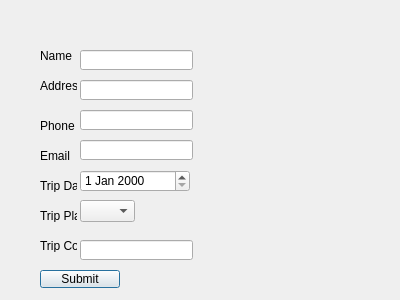
<?xml version="1.0" encoding="UTF-8"?>
<ui version="4.0">
 <class>NewTripDialog</class>
 <widget class="QDialog" name="NewTripDialog">
  <property name="geometry">
   <rect>
    <x>0</x>
    <y>0</y>
    <width>400</width>
    <height>300</height>
   </rect>
  </property>
  <property name="windowTitle">
   <string>Dialog</string>
  </property>
  <widget class="QLabel" name="label">
   <property name="geometry">
    <rect>
     <x>40</x>
     <y>50</y>
     <width>37</width>
     <height>12</height>
    </rect>
   </property>
   <property name="text">
    <string>Name</string>
   </property>
  </widget>
  <widget class="QLabel" name="label_2">
   <property name="geometry">
    <rect>
     <x>40</x>
     <y>80</y>
     <width>37</width>
     <height>12</height>
    </rect>
   </property>
   <property name="text">
    <string>Address</string>
   </property>
  </widget>
  <widget class="QLabel" name="label_3">
   <property name="geometry">
    <rect>
     <x>40</x>
     <y>120</y>
     <width>37</width>
     <height>12</height>
    </rect>
   </property>
   <property name="text">
    <string>Phone</string>
   </property>
  </widget>
  <widget class="QLabel" name="label_4">
   <property name="geometry">
    <rect>
     <x>40</x>
     <y>150</y>
     <width>37</width>
     <height>12</height>
    </rect>
   </property>
   <property name="text">
    <string>Email</string>
   </property>
  </widget>
  <widget class="QLabel" name="label_5">
   <property name="geometry">
    <rect>
     <x>40</x>
     <y>180</y>
     <width>37</width>
     <height>12</height>
    </rect>
   </property>
   <property name="text">
    <string>Trip Date</string>
   </property>
  </widget>
  <widget class="QLabel" name="label_6">
   <property name="geometry">
    <rect>
     <x>40</x>
     <y>210</y>
     <width>37</width>
     <height>12</height>
    </rect>
   </property>
   <property name="text">
    <string>Trip Plan</string>
   </property>
  </widget>
  <widget class="QLabel" name="label_7">
   <property name="geometry">
    <rect>
     <x>40</x>
     <y>240</y>
     <width>37</width>
     <height>12</height>
    </rect>
   </property>
   <property name="text">
    <string>Trip Cost</string>
   </property>
  </widget>
  <widget class="QLineEdit" name="lineEditName">
   <property name="geometry">
    <rect>
     <x>80</x>
     <y>50</y>
     <width>113</width>
     <height>20</height>
    </rect>
   </property>
  </widget>
  <widget class="QLineEdit" name="lineEditAddress">
   <property name="geometry">
    <rect>
     <x>80</x>
     <y>80</y>
     <width>113</width>
     <height>20</height>
    </rect>
   </property>
  </widget>
  <widget class="QLineEdit" name="lineEditPhone">
   <property name="geometry">
    <rect>
     <x>80</x>
     <y>110</y>
     <width>113</width>
     <height>20</height>
    </rect>
   </property>
  </widget>
  <widget class="QLineEdit" name="lineEditEmail">
   <property name="geometry">
    <rect>
     <x>80</x>
     <y>140</y>
     <width>113</width>
     <height>20</height>
    </rect>
   </property>
  </widget>
  <widget class="QDateEdit" name="dateEditTripDate">
   <property name="geometry">
    <rect>
     <x>80</x>
     <y>170</y>
     <width>110</width>
     <height>22</height>
    </rect>
   </property>
  </widget>
  <widget class="QComboBox" name="comboBoxTripPlans">
   <property name="geometry">
    <rect>
     <x>80</x>
     <y>200</y>
     <width>55</width>
     <height>22</height>
    </rect>
   </property>
  </widget>
  <widget class="QLineEdit" name="lineEditCost">
   <property name="geometry">
    <rect>
     <x>80</x>
     <y>240</y>
     <width>113</width>
     <height>20</height>
    </rect>
   </property>
  </widget>
  <widget class="QPushButton" name="btnSubmit">
   <property name="geometry">
    <rect>
     <x>40</x>
     <y>270</y>
     <width>80</width>
     <height>18</height>
    </rect>
   </property>
   <property name="text">
    <string>Submit</string>
   </property>
  </widget>
 </widget>
 <resources/>
 <connections/>
</ui>
